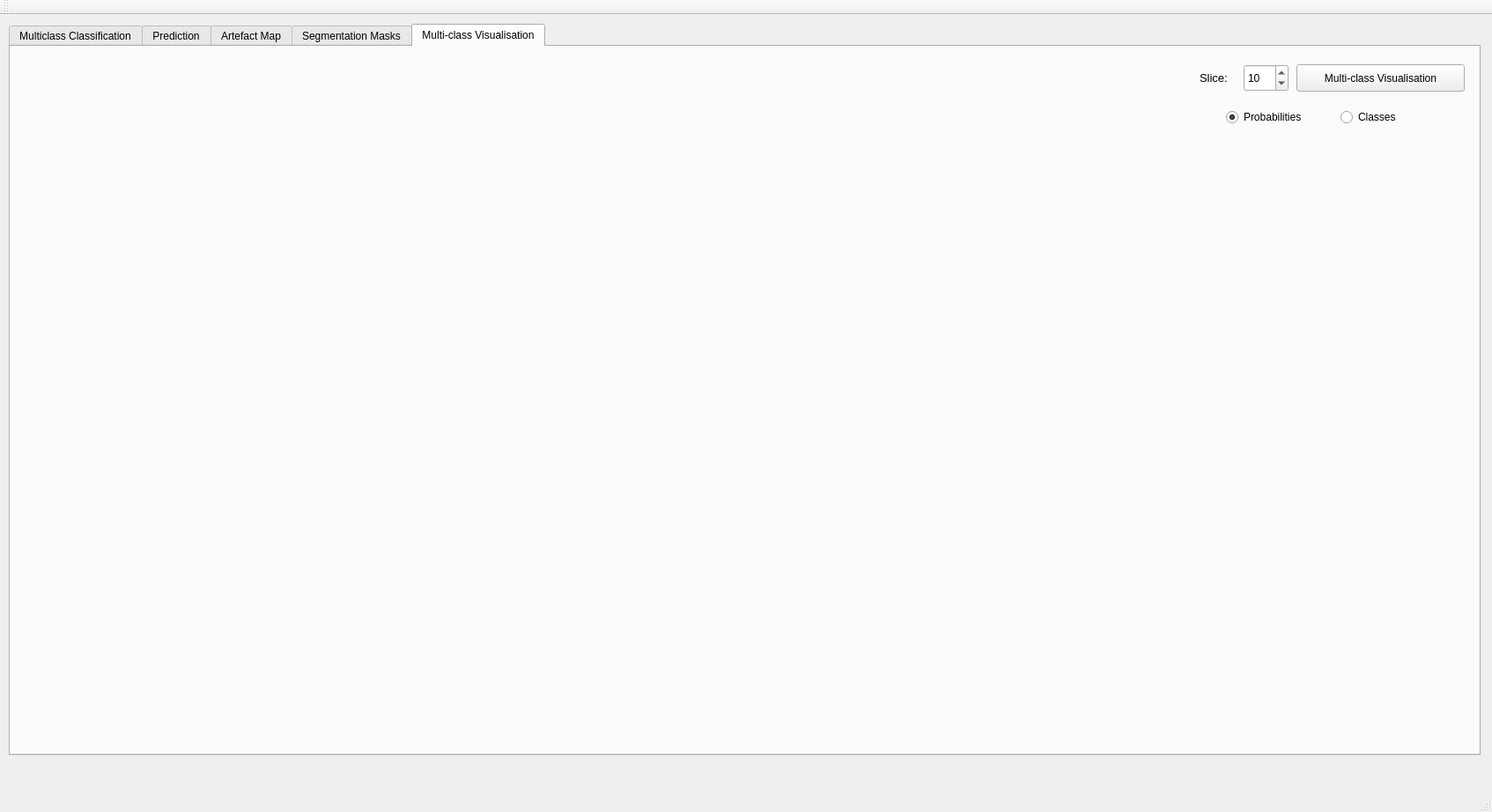
<?xml version="1.0" encoding="UTF-8"?>
<ui version="4.0">
 <class>DLArt_GUI</class>
 <widget class="QMainWindow" name="DLArt_GUI">
  <property name="geometry">
   <rect>
    <x>0</x>
    <y>0</y>
    <width>1694</width>
    <height>922</height>
   </rect>
  </property>
  <property name="windowTitle">
   <string>Deep Learning Art</string>
  </property>
  <widget class="QWidget" name="centralWidget">
   <widget class="QTabWidget" name="tabWidget">
    <property name="geometry">
     <rect>
      <x>10</x>
      <y>10</y>
      <width>1671</width>
      <height>831</height>
     </rect>
    </property>
    <property name="autoFillBackground">
     <bool>false</bool>
    </property>
    <property name="tabShape">
     <enum>QTabWidget::Rounded</enum>
    </property>
    <property name="currentIndex">
     <number>4</number>
    </property>
    <widget class="QWidget" name="Tab_Multiclass">
     <attribute name="title">
      <string>Multiclass Classification</string>
     </attribute>
     <widget class="QGroupBox" name="groupBox">
      <property name="geometry">
       <rect>
        <x>10</x>
        <y>10</y>
        <width>511</width>
        <height>671</height>
       </rect>
      </property>
      <property name="title">
       <string>Database and Patching</string>
      </property>
      <widget class="QSpinBox" name="SpinBox_PatchX">
       <property name="geometry">
        <rect>
         <x>90</x>
         <y>391</y>
         <width>60</width>
         <height>31</height>
        </rect>
       </property>
       <property name="font">
        <font>
         <pointsize>10</pointsize>
        </font>
       </property>
       <property name="maximum">
        <number>500</number>
       </property>
       <property name="value">
        <number>40</number>
       </property>
      </widget>
      <widget class="QLabel" name="label_5">
       <property name="geometry">
        <rect>
         <x>160</x>
         <y>390</y>
         <width>16</width>
         <height>31</height>
        </rect>
       </property>
       <property name="font">
        <font>
         <pointsize>14</pointsize>
        </font>
       </property>
       <property name="text">
        <string>x</string>
       </property>
      </widget>
      <widget class="QLabel" name="label_4">
       <property name="geometry">
        <rect>
         <x>20</x>
         <y>390</y>
         <width>71</width>
         <height>31</height>
        </rect>
       </property>
       <property name="font">
        <font>
         <pointsize>8</pointsize>
        </font>
       </property>
       <property name="text">
        <string>Patch Size:</string>
       </property>
      </widget>
      <widget class="QSpinBox" name="SpinBox_PatchY">
       <property name="geometry">
        <rect>
         <x>180</x>
         <y>390</y>
         <width>60</width>
         <height>31</height>
        </rect>
       </property>
       <property name="font">
        <font>
         <pointsize>10</pointsize>
        </font>
       </property>
       <property name="maximum">
        <number>500</number>
       </property>
       <property name="value">
        <number>40</number>
       </property>
      </widget>
      <widget class="QLabel" name="label_6">
       <property name="geometry">
        <rect>
         <x>340</x>
         <y>390</y>
         <width>61</width>
         <height>31</height>
        </rect>
       </property>
       <property name="font">
        <font>
         <pointsize>8</pointsize>
        </font>
       </property>
       <property name="text">
        <string>Overlap:</string>
       </property>
      </widget>
      <widget class="QDoubleSpinBox" name="SpinBox_PatchOverlapp">
       <property name="geometry">
        <rect>
         <x>400</x>
         <y>390</y>
         <width>71</width>
         <height>31</height>
        </rect>
       </property>
       <property name="font">
        <font>
         <pointsize>10</pointsize>
        </font>
       </property>
       <property name="maximum">
        <double>1.000000000000000</double>
       </property>
       <property name="singleStep">
        <double>0.050000000000000</double>
       </property>
       <property name="value">
        <double>0.500000000000000</double>
       </property>
      </widget>
      <widget class="QPushButton" name="Button_Patching">
       <property name="geometry">
        <rect>
         <x>390</x>
         <y>620</y>
         <width>111</width>
         <height>31</height>
        </rect>
       </property>
       <property name="font">
        <font>
         <pointsize>8</pointsize>
        </font>
       </property>
       <property name="text">
        <string>Perform Patching</string>
       </property>
      </widget>
      <widget class="QTreeWidget" name="TreeWidget_Patients">
       <property name="geometry">
        <rect>
         <x>10</x>
         <y>78</y>
         <width>151</width>
         <height>291</height>
        </rect>
       </property>
       <column>
        <property name="text">
         <string notr="true">1</string>
        </property>
       </column>
      </widget>
      <widget class="QTreeWidget" name="TreeWidget_Datasets">
       <property name="geometry">
        <rect>
         <x>180</x>
         <y>78</y>
         <width>321</width>
         <height>291</height>
        </rect>
       </property>
       <column>
        <property name="text">
         <string notr="true">1</string>
        </property>
       </column>
      </widget>
      <widget class="QPushButton" name="Button_DB">
       <property name="geometry">
        <rect>
         <x>10</x>
         <y>30</y>
         <width>111</width>
         <height>31</height>
        </rect>
       </property>
       <property name="font">
        <font>
         <pointsize>8</pointsize>
        </font>
       </property>
       <property name="text">
        <string>Select Database</string>
       </property>
      </widget>
      <widget class="QLabel" name="Label_DB">
       <property name="geometry">
        <rect>
         <x>130</x>
         <y>35</y>
         <width>361</width>
         <height>21</height>
        </rect>
       </property>
       <property name="font">
        <font>
         <pointsize>8</pointsize>
        </font>
       </property>
       <property name="text">
        <string>No Database selected</string>
       </property>
      </widget>
      <widget class="QPushButton" name="Button_OutputPathPatching">
       <property name="geometry">
        <rect>
         <x>20</x>
         <y>520</y>
         <width>101</width>
         <height>31</height>
        </rect>
       </property>
       <property name="font">
        <font>
         <pointsize>8</pointsize>
        </font>
       </property>
       <property name="text">
        <string>Output Path</string>
       </property>
      </widget>
      <widget class="QLabel" name="Label_OutputPathPatching">
       <property name="geometry">
        <rect>
         <x>130</x>
         <y>520</y>
         <width>361</width>
         <height>31</height>
        </rect>
       </property>
       <property name="font">
        <font>
         <pointsize>8</pointsize>
        </font>
       </property>
       <property name="text">
        <string>Output Path</string>
       </property>
      </widget>
      <widget class="QPushButton" name="Button_MarkingsPath">
       <property name="geometry">
        <rect>
         <x>20</x>
         <y>480</y>
         <width>101</width>
         <height>31</height>
        </rect>
       </property>
       <property name="font">
        <font>
         <pointsize>8</pointsize>
        </font>
       </property>
       <property name="text">
        <string>Markings Path</string>
       </property>
      </widget>
      <widget class="QLabel" name="Label_MarkingsPath">
       <property name="geometry">
        <rect>
         <x>130</x>
         <y>480</y>
         <width>361</width>
         <height>31</height>
        </rect>
       </property>
       <property name="text">
        <string>Markings Path</string>
       </property>
      </widget>
      <widget class="QRadioButton" name="RadioButton_MaskLabeling">
       <property name="enabled">
        <bool>true</bool>
       </property>
       <property name="geometry">
        <rect>
         <x>20</x>
         <y>448</y>
         <width>121</width>
         <height>17</height>
        </rect>
       </property>
       <property name="font">
        <font>
         <pointsize>8</pointsize>
        </font>
       </property>
       <property name="text">
        <string>Mask Labeling</string>
       </property>
       <property name="checked">
        <bool>true</bool>
       </property>
      </widget>
      <widget class="QRadioButton" name="RadioButton_PatchLabeling">
       <property name="geometry">
        <rect>
         <x>160</x>
         <y>448</y>
         <width>121</width>
         <height>17</height>
        </rect>
       </property>
       <property name="font">
        <font>
         <pointsize>8</pointsize>
        </font>
       </property>
       <property name="text">
        <string>Patch Labeling</string>
       </property>
      </widget>
      <widget class="QComboBox" name="ComboBox_Patching">
       <property name="geometry">
        <rect>
         <x>330</x>
         <y>440</y>
         <width>171</width>
         <height>31</height>
        </rect>
       </property>
       <property name="font">
        <font>
         <pointsize>8</pointsize>
        </font>
       </property>
       <item>
        <property name="text">
         <string>Select Patching Mode ...</string>
        </property>
       </item>
       <item>
        <property name="text">
         <string>2D</string>
        </property>
       </item>
       <item>
        <property name="text">
         <string>3D</string>
        </property>
       </item>
      </widget>
      <widget class="QSpinBox" name="SpinBox_PatchZ">
       <property name="geometry">
        <rect>
         <x>270</x>
         <y>390</y>
         <width>51</width>
         <height>31</height>
        </rect>
       </property>
       <property name="font">
        <font>
         <pointsize>10</pointsize>
        </font>
       </property>
       <property name="value">
        <number>5</number>
       </property>
      </widget>
      <widget class="QLabel" name="label_7">
       <property name="geometry">
        <rect>
         <x>250</x>
         <y>390</y>
         <width>16</width>
         <height>31</height>
        </rect>
       </property>
       <property name="font">
        <font>
         <pointsize>14</pointsize>
        </font>
       </property>
       <property name="text">
        <string>x</string>
       </property>
      </widget>
      <widget class="QComboBox" name="ComboBox_StoreOptions">
       <property name="geometry">
        <rect>
         <x>20</x>
         <y>620</y>
         <width>151</width>
         <height>31</height>
        </rect>
       </property>
       <item>
        <property name="text">
         <string>Do not store on HD</string>
        </property>
       </item>
       <item>
        <property name="text">
         <string>H5PY</string>
        </property>
       </item>
       <item>
        <property name="text">
         <string>Patch based</string>
        </property>
       </item>
      </widget>
      <widget class="QComboBox" name="ComboBox_splittingMode">
       <property name="geometry">
        <rect>
         <x>20</x>
         <y>565</y>
         <width>171</width>
         <height>31</height>
        </rect>
       </property>
       <item>
        <property name="text">
         <string>Select Data Spliting ...</string>
        </property>
       </item>
       <item>
        <property name="text">
         <string>Simple Random Samples</string>
        </property>
       </item>
       <item>
        <property name="text">
         <string>Crossvalidation</string>
        </property>
       </item>
       <item>
        <property name="text">
         <string>Patient Crossvalidation</string>
        </property>
       </item>
      </widget>
      <widget class="QLabel" name="Label_SplittingParams">
       <property name="geometry">
        <rect>
         <x>210</x>
         <y>570</y>
         <width>271</width>
         <height>21</height>
        </rect>
       </property>
       <property name="text">
        <string>Splitting Params</string>
       </property>
      </widget>
      <widget class="QCheckBox" name="CheckBox_SegmentationMask">
       <property name="geometry">
        <rect>
         <x>190</x>
         <y>610</y>
         <width>161</width>
         <height>21</height>
        </rect>
       </property>
       <property name="font">
        <font>
         <pointsize>8</pointsize>
        </font>
       </property>
       <property name="text">
        <string>Using Segmentation Masks</string>
       </property>
      </widget>
      <widget class="QCheckBox" name="CheckBox_randomShuffle">
       <property name="geometry">
        <rect>
         <x>190</x>
         <y>640</y>
         <width>141</width>
         <height>20</height>
        </rect>
       </property>
       <property name="text">
        <string>Random Shuffle</string>
       </property>
      </widget>
     </widget>
     <widget class="QGroupBox" name="GroupBox_TrainNN">
      <property name="enabled">
       <bool>false</bool>
      </property>
      <property name="geometry">
       <rect>
        <x>530</x>
        <y>10</y>
        <width>541</width>
        <height>791</height>
       </rect>
      </property>
      <property name="title">
       <string>Train Deep Neural Network</string>
      </property>
      <widget class="QPushButton" name="Button_LearningOutputPath">
       <property name="geometry">
        <rect>
         <x>10</x>
         <y>75</y>
         <width>131</width>
         <height>31</height>
        </rect>
       </property>
       <property name="text">
        <string>Learning Output Path</string>
       </property>
      </widget>
      <widget class="QLabel" name="Label_LearningOutputPath">
       <property name="geometry">
        <rect>
         <x>150</x>
         <y>80</y>
         <width>311</width>
         <height>21</height>
        </rect>
       </property>
       <property name="text">
        <string>Select Network Output Path!</string>
       </property>
      </widget>
      <widget class="QPushButton" name="Button_train">
       <property name="geometry">
        <rect>
         <x>160</x>
         <y>708</y>
         <width>141</width>
         <height>41</height>
        </rect>
       </property>
       <property name="font">
        <font>
         <pointsize>10</pointsize>
        </font>
       </property>
       <property name="text">
        <string>Perform Training</string>
       </property>
      </widget>
      <widget class="QComboBox" name="ComboBox_DNNs">
       <property name="geometry">
        <rect>
         <x>10</x>
         <y>20</y>
         <width>501</width>
         <height>31</height>
        </rect>
       </property>
       <property name="font">
        <font>
         <pointsize>10</pointsize>
        </font>
       </property>
      </widget>
      <widget class="QWidget" name="formLayoutWidget_3">
       <property name="geometry">
        <rect>
         <x>10</x>
         <y>230</y>
         <width>281</width>
         <height>106</height>
        </rect>
       </property>
       <layout class="QFormLayout" name="formLayout_3">
        <item row="1" column="1">
         <widget class="QDoubleSpinBox" name="DoubleSpinBox_WeightDecay">
          <property name="font">
           <font>
            <pointsize>10</pointsize>
           </font>
          </property>
          <property name="decimals">
           <number>5</number>
          </property>
          <property name="maximum">
           <double>1.000000000000000</double>
          </property>
          <property name="singleStep">
           <double>0.000100000000000</double>
          </property>
          <property name="value">
           <double>0.000100000000000</double>
          </property>
         </widget>
        </item>
        <item row="2" column="0">
         <widget class="QLabel" name="label_13">
          <property name="font">
           <font>
            <pointsize>10</pointsize>
           </font>
          </property>
          <property name="text">
           <string>Momentum:</string>
          </property>
         </widget>
        </item>
        <item row="2" column="1">
         <widget class="QDoubleSpinBox" name="DoubleSpinBox_Momentum">
          <property name="font">
           <font>
            <pointsize>10</pointsize>
           </font>
          </property>
          <property name="maximum">
           <double>1.000000000000000</double>
          </property>
          <property name="singleStep">
           <double>0.050000000000000</double>
          </property>
          <property name="value">
           <double>0.900000000000000</double>
          </property>
         </widget>
        </item>
        <item row="3" column="0">
         <widget class="QCheckBox" name="CheckBox_Nesterov">
          <property name="font">
           <font>
            <pointsize>10</pointsize>
           </font>
          </property>
          <property name="text">
           <string>Nesterov</string>
          </property>
         </widget>
        </item>
        <item row="1" column="0">
         <widget class="QLabel" name="label_14">
          <property name="font">
           <font>
            <pointsize>10</pointsize>
           </font>
          </property>
          <property name="text">
           <string>Weight Decay:</string>
          </property>
         </widget>
        </item>
       </layout>
      </widget>
      <widget class="QWidget" name="horizontalLayoutWidget">
       <property name="geometry">
        <rect>
         <x>10</x>
         <y>590</y>
         <width>515</width>
         <height>41</height>
        </rect>
       </property>
       <layout class="QHBoxLayout" name="horizontalLayout">
        <item>
         <widget class="QLabel" name="label">
          <property name="font">
           <font>
            <pointsize>10</pointsize>
           </font>
          </property>
          <property name="text">
           <string>Select Multiclasses:</string>
          </property>
         </widget>
        </item>
        <item>
         <spacer name="horizontalSpacer">
          <property name="orientation">
           <enum>Qt::Horizontal</enum>
          </property>
          <property name="sizeHint" stdset="0">
           <size>
            <width>40</width>
            <height>20</height>
           </size>
          </property>
         </spacer>
        </item>
        <item>
         <widget class="QCheckBox" name="CheckBox_Artifacts">
          <property name="font">
           <font>
            <pointsize>10</pointsize>
           </font>
          </property>
          <property name="text">
           <string>Artifacts</string>
          </property>
         </widget>
        </item>
        <item>
         <spacer name="horizontalSpacer_2">
          <property name="orientation">
           <enum>Qt::Horizontal</enum>
          </property>
          <property name="sizeHint" stdset="0">
           <size>
            <width>40</width>
            <height>20</height>
           </size>
          </property>
         </spacer>
        </item>
        <item>
         <widget class="QCheckBox" name="CheckBox_BodyRegion">
          <property name="font">
           <font>
            <pointsize>10</pointsize>
           </font>
          </property>
          <property name="text">
           <string>Body Region</string>
          </property>
         </widget>
        </item>
        <item>
         <spacer name="horizontalSpacer_3">
          <property name="orientation">
           <enum>Qt::Horizontal</enum>
          </property>
          <property name="sizeHint" stdset="0">
           <size>
            <width>40</width>
            <height>20</height>
           </size>
          </property>
         </spacer>
        </item>
        <item>
         <widget class="QCheckBox" name="CheckBox_TWeighting">
          <property name="font">
           <font>
            <pointsize>10</pointsize>
           </font>
          </property>
          <property name="text">
           <string>T Weighting</string>
          </property>
         </widget>
        </item>
       </layout>
      </widget>
      <widget class="QWidget" name="verticalLayoutWidget_2">
       <property name="geometry">
        <rect>
         <x>10</x>
         <y>390</y>
         <width>598</width>
         <height>141</height>
        </rect>
       </property>
       <layout class="QVBoxLayout" name="verticalLayout">
        <item>
         <widget class="QCheckBox" name="CheckBox_DataAugmentation">
          <property name="font">
           <font>
            <pointsize>10</pointsize>
            <weight>75</weight>
            <bold>true</bold>
           </font>
          </property>
          <property name="text">
           <string>Data Augmentation</string>
          </property>
         </widget>
        </item>
        <item>
         <layout class="QHBoxLayout" name="horizontalLayout_2">
          <item>
           <widget class="QCheckBox" name="CheckBox_DataAug_horizontalFlip">
            <property name="font">
             <font>
              <pointsize>10</pointsize>
             </font>
            </property>
            <property name="text">
             <string>Horizontal Flip</string>
            </property>
           </widget>
          </item>
          <item>
           <widget class="QCheckBox" name="CheckBox_DataAug_verticalFlip">
            <property name="font">
             <font>
              <pointsize>10</pointsize>
             </font>
            </property>
            <property name="text">
             <string>Vertical Flip</string>
            </property>
           </widget>
          </item>
          <item>
           <widget class="QCheckBox" name="CheckBox_DataAug_Rotation">
            <property name="font">
             <font>
              <pointsize>10</pointsize>
             </font>
            </property>
            <property name="text">
             <string>Rotation</string>
            </property>
           </widget>
          </item>
          <item>
           <widget class="QCheckBox" name="CheckBox_DataAug_Zoom">
            <property name="font">
             <font>
              <pointsize>10</pointsize>
             </font>
            </property>
            <property name="text">
             <string>Zoom</string>
            </property>
           </widget>
          </item>
          <item>
           <widget class="QCheckBox" name="CheckBox_DataAug_zcaWeighting">
            <property name="font">
             <font>
              <pointsize>10</pointsize>
             </font>
            </property>
            <property name="text">
             <string>ZCA Whitening</string>
            </property>
           </widget>
          </item>
         </layout>
        </item>
        <item>
         <layout class="QHBoxLayout" name="horizontalLayout_3">
          <item>
           <widget class="QCheckBox" name="CheckBox_DataAug_HeightShift">
            <property name="font">
             <font>
              <pointsize>10</pointsize>
             </font>
            </property>
            <property name="text">
             <string>Height Shift</string>
            </property>
           </widget>
          </item>
          <item>
           <widget class="QCheckBox" name="CheckBox_DataAug_WidthShift">
            <property name="font">
             <font>
              <pointsize>10</pointsize>
             </font>
            </property>
            <property name="text">
             <string>Width Shift</string>
            </property>
           </widget>
          </item>
          <item>
           <widget class="QRadioButton" name="RadioButton_DataAug_contrastStretching">
            <property name="text">
             <string>Contrast Stretching</string>
            </property>
           </widget>
          </item>
          <item>
           <widget class="QRadioButton" name="RadioButton_DataAug_histogramEq">
            <property name="text">
             <string>Histogram Eq</string>
            </property>
           </widget>
          </item>
          <item>
           <widget class="QRadioButton" name="RadioButton_DataAug_adaptiveEq">
            <property name="text">
             <string>Adaptive Eq</string>
            </property>
           </widget>
          </item>
         </layout>
        </item>
       </layout>
      </widget>
      <widget class="QLineEdit" name="LineEdit_LearningRates">
       <property name="geometry">
        <rect>
         <x>180</x>
         <y>131</y>
         <width>151</width>
         <height>21</height>
        </rect>
       </property>
       <property name="font">
        <font>
         <pointsize>10</pointsize>
        </font>
       </property>
       <property name="text">
        <string>0.01</string>
       </property>
      </widget>
      <widget class="QLabel" name="label_3">
       <property name="geometry">
        <rect>
         <x>10</x>
         <y>130</y>
         <width>141</width>
         <height>21</height>
        </rect>
       </property>
       <property name="font">
        <font>
         <pointsize>10</pointsize>
        </font>
       </property>
       <property name="text">
        <string>Learning Rate/s:</string>
       </property>
      </widget>
      <widget class="QLabel" name="label_12">
       <property name="geometry">
        <rect>
         <x>10</x>
         <y>170</y>
         <width>71</width>
         <height>22</height>
        </rect>
       </property>
       <property name="font">
        <font>
         <pointsize>10</pointsize>
        </font>
       </property>
       <property name="text">
        <string>Optimizer:</string>
       </property>
      </widget>
      <widget class="QComboBox" name="ComboBox_Optimizers">
       <property name="geometry">
        <rect>
         <x>110</x>
         <y>170</y>
         <width>221</width>
         <height>22</height>
        </rect>
       </property>
       <property name="font">
        <font>
         <pointsize>10</pointsize>
        </font>
       </property>
       <item>
        <property name="text">
         <string>SGD</string>
        </property>
       </item>
       <item>
        <property name="text">
         <string>RMSprop</string>
        </property>
       </item>
       <item>
        <property name="text">
         <string>Adagrad</string>
        </property>
       </item>
       <item>
        <property name="text">
         <string>Adadelta</string>
        </property>
       </item>
       <item>
        <property name="text">
         <string>Adam</string>
        </property>
       </item>
      </widget>
      <widget class="QLineEdit" name="LineEdit_BatchSizes">
       <property name="geometry">
        <rect>
         <x>460</x>
         <y>130</y>
         <width>61</width>
         <height>22</height>
        </rect>
       </property>
       <property name="font">
        <font>
         <pointsize>10</pointsize>
        </font>
       </property>
       <property name="text">
        <string>128</string>
       </property>
      </widget>
      <widget class="QLabel" name="label_2">
       <property name="geometry">
        <rect>
         <x>360</x>
         <y>130</y>
         <width>101</width>
         <height>21</height>
        </rect>
       </property>
       <property name="font">
        <font>
         <pointsize>10</pointsize>
        </font>
       </property>
       <property name="text">
        <string>Batch Size/s:</string>
       </property>
      </widget>
      <widget class="QLabel" name="label_8">
       <property name="geometry">
        <rect>
         <x>360</x>
         <y>170</y>
         <width>61</width>
         <height>21</height>
        </rect>
       </property>
       <property name="font">
        <font>
         <pointsize>10</pointsize>
        </font>
       </property>
       <property name="text">
        <string>Epochs:</string>
       </property>
      </widget>
      <widget class="QSpinBox" name="SpinBox_Epochs">
       <property name="geometry">
        <rect>
         <x>460</x>
         <y>170</y>
         <width>61</width>
         <height>22</height>
        </rect>
       </property>
       <property name="font">
        <font>
         <pointsize>10</pointsize>
        </font>
       </property>
       <property name="maximum">
        <number>100000</number>
       </property>
       <property name="value">
        <number>100</number>
       </property>
      </widget>
      <widget class="QComboBox" name="ComboBox_GPU">
       <property name="geometry">
        <rect>
         <x>70</x>
         <y>708</y>
         <width>61</width>
         <height>41</height>
        </rect>
       </property>
       <item>
        <property name="text">
         <string>0</string>
        </property>
       </item>
       <item>
        <property name="text">
         <string>1</string>
        </property>
       </item>
       <item>
        <property name="text">
         <string>2</string>
        </property>
       </item>
       <item>
        <property name="text">
         <string>3</string>
        </property>
       </item>
       <item>
        <property name="text">
         <string>4</string>
        </property>
       </item>
      </widget>
      <widget class="QLabel" name="label_15">
       <property name="geometry">
        <rect>
         <x>20</x>
         <y>708</y>
         <width>51</width>
         <height>41</height>
        </rect>
       </property>
       <property name="font">
        <font>
         <pointsize>10</pointsize>
        </font>
       </property>
       <property name="text">
        <string>GPU:</string>
       </property>
      </widget>
      <widget class="QProgressBar" name="progressBar_Training">
       <property name="geometry">
        <rect>
         <x>330</x>
         <y>710</y>
         <width>191</width>
         <height>31</height>
        </rect>
       </property>
       <property name="value">
        <number>0</number>
       </property>
      </widget>
     </widget>
     <widget class="QGroupBox" name="groupBox_4">
      <property name="geometry">
       <rect>
        <x>10</x>
        <y>690</y>
        <width>511</width>
        <height>111</height>
       </rect>
      </property>
      <property name="title">
       <string>Dataset for Deep Learning</string>
      </property>
      <widget class="QPushButton" name="Button_useCurrentData">
       <property name="enabled">
        <bool>false</bool>
       </property>
       <property name="geometry">
        <rect>
         <x>10</x>
         <y>30</y>
         <width>121</width>
         <height>31</height>
        </rect>
       </property>
       <property name="text">
        <string>Use current data</string>
       </property>
      </widget>
      <widget class="QPushButton" name="Button_selectDataset">
       <property name="geometry">
        <rect>
         <x>140</x>
         <y>30</y>
         <width>361</width>
         <height>31</height>
        </rect>
       </property>
       <property name="text">
        <string>Select Dataset</string>
       </property>
      </widget>
      <widget class="QLabel" name="Label_currentDataset">
       <property name="geometry">
        <rect>
         <x>10</x>
         <y>80</y>
         <width>491</width>
         <height>20</height>
        </rect>
       </property>
       <property name="text">
        <string>No Dataset is selected for Deep Learning!</string>
       </property>
      </widget>
     </widget>
     <widget class="QGroupBox" name="groupBox_3">
      <property name="geometry">
       <rect>
        <x>1079</x>
        <y>9</y>
        <width>581</width>
        <height>791</height>
       </rect>
      </property>
      <property name="title">
       <string>Training Performance</string>
      </property>
      <widget class="QWidget" name="verticalLayoutWidget_9">
       <property name="geometry">
        <rect>
         <x>9</x>
         <y>19</y>
         <width>561</width>
         <height>761</height>
        </rect>
       </property>
       <layout class="QVBoxLayout" name="verticalLayout_training_performance"/>
      </widget>
     </widget>
    </widget>
    <widget class="QWidget" name="Tab_Prediction">
     <attribute name="title">
      <string>Prediction</string>
     </attribute>
     <widget class="QGroupBox" name="groupBox_7">
      <property name="geometry">
       <rect>
        <x>10</x>
        <y>10</y>
        <width>1651</width>
        <height>91</height>
       </rect>
      </property>
      <property name="title">
       <string>Dataset for Prediction</string>
      </property>
      <widget class="QPushButton" name="Button_selectDataset_prediction">
       <property name="geometry">
        <rect>
         <x>520</x>
         <y>20</y>
         <width>151</width>
         <height>31</height>
        </rect>
       </property>
       <property name="text">
        <string>Select Dataset</string>
       </property>
      </widget>
      <widget class="QLabel" name="Label_currentDataset_prediction">
       <property name="geometry">
        <rect>
         <x>520</x>
         <y>60</y>
         <width>491</width>
         <height>20</height>
        </rect>
       </property>
       <property name="text">
        <string>No Dataset is selected for Prediction!</string>
       </property>
      </widget>
      <widget class="QPushButton" name="Button_selectModel_prediction">
       <property name="geometry">
        <rect>
         <x>10</x>
         <y>20</y>
         <width>151</width>
         <height>31</height>
        </rect>
       </property>
       <property name="text">
        <string>Select Model</string>
       </property>
      </widget>
      <widget class="QLabel" name="Label_currentModel_prediction">
       <property name="geometry">
        <rect>
         <x>10</x>
         <y>60</y>
         <width>491</width>
         <height>20</height>
        </rect>
       </property>
       <property name="text">
        <string>No model is selected for Prediction!</string>
       </property>
      </widget>
      <widget class="QPushButton" name="Button_predict">
       <property name="geometry">
        <rect>
         <x>1420</x>
         <y>20</y>
         <width>221</width>
         <height>31</height>
        </rect>
       </property>
       <property name="text">
        <string>Predict</string>
       </property>
      </widget>
      <widget class="QCheckBox" name="CheckBox_Unpatching">
       <property name="geometry">
        <rect>
         <x>1420</x>
         <y>60</y>
         <width>151</width>
         <height>20</height>
        </rect>
       </property>
       <property name="text">
        <string>Unpatching</string>
       </property>
      </widget>
      <widget class="QLabel" name="label_16">
       <property name="geometry">
        <rect>
         <x>1530</x>
         <y>60</y>
         <width>41</width>
         <height>21</height>
        </rect>
       </property>
       <property name="font">
        <font>
         <pointsize>10</pointsize>
        </font>
       </property>
       <property name="text">
        <string>GPU:</string>
       </property>
      </widget>
      <widget class="QComboBox" name="ComboBox_GPU_Prediction">
       <property name="geometry">
        <rect>
         <x>1580</x>
         <y>60</y>
         <width>61</width>
         <height>21</height>
        </rect>
       </property>
       <item>
        <property name="text">
         <string>0</string>
        </property>
       </item>
       <item>
        <property name="text">
         <string>1</string>
        </property>
       </item>
       <item>
        <property name="text">
         <string>2</string>
        </property>
       </item>
       <item>
        <property name="text">
         <string>3</string>
        </property>
       </item>
       <item>
        <property name="text">
         <string>4</string>
        </property>
       </item>
      </widget>
     </widget>
     <widget class="QWidget" name="verticalLayoutWidget_3">
      <property name="geometry">
       <rect>
        <x>390</x>
        <y>110</y>
        <width>731</width>
        <height>681</height>
       </rect>
      </property>
      <layout class="QVBoxLayout" name="verticalLayout_conf_matrix"/>
     </widget>
     <widget class="QWidget" name="verticalLayoutWidget_4">
      <property name="geometry">
       <rect>
        <x>1130</x>
        <y>110</y>
        <width>531</width>
        <height>681</height>
       </rect>
      </property>
      <layout class="QVBoxLayout" name="verticalLayout_accuracy"/>
     </widget>
     <widget class="QTextEdit" name="textEdit_summary">
      <property name="geometry">
       <rect>
        <x>10</x>
        <y>110</y>
        <width>371</width>
        <height>681</height>
       </rect>
      </property>
      <property name="readOnly">
       <bool>true</bool>
      </property>
      <property name="html">
       <string>&lt;!DOCTYPE HTML PUBLIC &quot;-//W3C//DTD HTML 4.0//EN&quot; &quot;http://www.w3.org/TR/REC-html40/strict.dtd&quot;&gt;
&lt;html&gt;&lt;head&gt;&lt;meta name=&quot;qrichtext&quot; content=&quot;1&quot; /&gt;&lt;style type=&quot;text/css&quot;&gt;
p, li { white-space: pre-wrap; }
&lt;/style&gt;&lt;/head&gt;&lt;body style=&quot; font-family:'Ubuntu'; font-size:11pt; font-weight:400; font-style:normal;&quot;&gt;
&lt;p style=&quot;-qt-paragraph-type:empty; margin-top:0px; margin-bottom:0px; margin-left:0px; margin-right:0px; -qt-block-indent:0; text-indent:0px; font-family:'MS Shell Dlg 2'; font-size:7.8pt;&quot;&gt;&lt;br /&gt;&lt;/p&gt;&lt;/body&gt;&lt;/html&gt;</string>
      </property>
     </widget>
    </widget>
    <widget class="QWidget" name="tab">
     <attribute name="title">
      <string>Artefact Map</string>
     </attribute>
     <widget class="QWidget" name="verticalLayoutWidget_5">
      <property name="geometry">
       <rect>
        <x>10</x>
        <y>10</y>
        <width>1651</width>
        <height>731</height>
       </rect>
      </property>
      <layout class="QVBoxLayout" name="VerticalLayout_ArtifactMaps"/>
     </widget>
     <widget class="QSpinBox" name="SpinBox_SliceSelect">
      <property name="geometry">
       <rect>
        <x>80</x>
        <y>760</y>
        <width>51</width>
        <height>31</height>
       </rect>
      </property>
      <property name="minimum">
       <number>0</number>
      </property>
      <property name="maximum">
       <number>40</number>
      </property>
      <property name="singleStep">
       <number>1</number>
      </property>
      <property name="value">
       <number>10</number>
      </property>
     </widget>
     <widget class="QLabel" name="label_18">
      <property name="geometry">
       <rect>
        <x>20</x>
        <y>760</y>
        <width>51</width>
        <height>31</height>
       </rect>
      </property>
      <property name="font">
       <font>
        <pointsize>10</pointsize>
       </font>
      </property>
      <property name="text">
       <string>Slice:</string>
      </property>
     </widget>
    </widget>
    <widget class="QWidget" name="tab_2">
     <attribute name="title">
      <string>Segmentation Masks</string>
     </attribute>
     <widget class="QWidget" name="verticalLayoutWidget_6">
      <property name="geometry">
       <rect>
        <x>10</x>
        <y>10</y>
        <width>1641</width>
        <height>771</height>
       </rect>
      </property>
      <layout class="QVBoxLayout" name="verticalLayout_SegmentationMasks"/>
     </widget>
    </widget>
    <widget class="QWidget" name="tab_3">
     <attribute name="title">
      <string>Multi-class Visualisation</string>
     </attribute>
     <widget class="QWidget" name="verticalLayoutWidget_7">
      <property name="geometry">
       <rect>
        <x>10</x>
        <y>20</y>
        <width>1321</width>
        <height>771</height>
       </rect>
      </property>
      <layout class="QVBoxLayout" name="verticalLayout_multiclassVisualisation"/>
     </widget>
     <widget class="QWidget" name="verticalLayoutWidget_8">
      <property name="geometry">
       <rect>
        <x>1380</x>
        <y>110</y>
        <width>271</width>
        <height>681</height>
       </rect>
      </property>
      <layout class="QVBoxLayout" name="verticalLayout_multiclassSelection"/>
     </widget>
     <widget class="QPushButton" name="Button_multiclassVisualisation">
      <property name="geometry">
       <rect>
        <x>1460</x>
        <y>20</y>
        <width>191</width>
        <height>31</height>
       </rect>
      </property>
      <property name="text">
       <string>Multi-class Visualisation</string>
      </property>
     </widget>
     <widget class="QSpinBox" name="spinBox_sliceSelection_multiclassVisualisation">
      <property name="geometry">
       <rect>
        <x>1400</x>
        <y>20</y>
        <width>51</width>
        <height>31</height>
       </rect>
      </property>
      <property name="minimum">
       <number>1</number>
      </property>
      <property name="maximum">
       <number>40</number>
      </property>
      <property name="value">
       <number>10</number>
      </property>
     </widget>
     <widget class="QLabel" name="label_17">
      <property name="geometry">
       <rect>
        <x>1350</x>
        <y>20</y>
        <width>41</width>
        <height>31</height>
       </rect>
      </property>
      <property name="font">
       <font>
        <pointsize>10</pointsize>
       </font>
      </property>
      <property name="text">
       <string>Slice:</string>
      </property>
     </widget>
     <widget class="QRadioButton" name="radioButton_probabilites">
      <property name="geometry">
       <rect>
        <x>1380</x>
        <y>70</y>
        <width>95</width>
        <height>20</height>
       </rect>
      </property>
      <property name="text">
       <string>Probabilities</string>
      </property>
      <property name="checked">
       <bool>true</bool>
      </property>
     </widget>
     <widget class="QRadioButton" name="radioButton_classes">
      <property name="geometry">
       <rect>
        <x>1510</x>
        <y>70</y>
        <width>95</width>
        <height>20</height>
       </rect>
      </property>
      <property name="text">
       <string>Classes</string>
      </property>
     </widget>
    </widget>
   </widget>
  </widget>
  <widget class="QMenuBar" name="menuBar">
   <property name="geometry">
    <rect>
     <x>0</x>
     <y>0</y>
     <width>1694</width>
     <height>22</height>
    </rect>
   </property>
  </widget>
  <widget class="QToolBar" name="mainToolBar">
   <attribute name="toolBarArea">
    <enum>TopToolBarArea</enum>
   </attribute>
   <attribute name="toolBarBreak">
    <bool>false</bool>
   </attribute>
  </widget>
  <widget class="QStatusBar" name="statusBar"/>
 </widget>
 <layoutdefault spacing="6" margin="11"/>
 <resources/>
 <connections/>
</ui>
